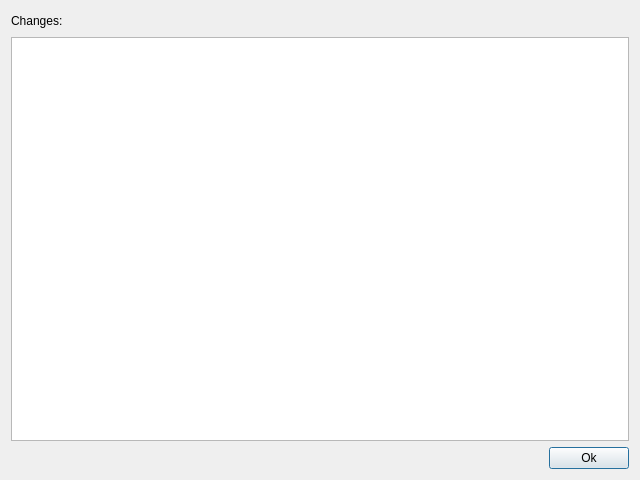
<?xml version="1.0" encoding="UTF-8"?>
<ui version="4.0">
 <class>BrowserWithChanges</class>
 <widget class="QDialog" name="BrowserWithChanges">
  <property name="geometry">
   <rect>
    <x>0</x>
    <y>0</y>
    <width>640</width>
    <height>480</height>
   </rect>
  </property>
  <property name="windowTitle">
   <string>Changes</string>
  </property>
  <layout class="QVBoxLayout" name="verticalLayout">
   <item>
    <layout class="QHBoxLayout" name="horizontalLayout">
     <item>
      <widget class="QLabel" name="labelChanges">
       <property name="text">
        <string>Changes:</string>
       </property>
      </widget>
     </item>
     <item>
      <spacer name="horizontalSpacer_2">
       <property name="orientation">
        <enum>Qt::Horizontal</enum>
       </property>
       <property name="sizeHint" stdset="0">
        <size>
         <width>40</width>
         <height>20</height>
        </size>
       </property>
      </spacer>
     </item>
    </layout>
   </item>
   <item>
    <widget class="QTextBrowser" name="textBrowser_Changes"/>
   </item>
   <item>
    <layout class="QHBoxLayout" name="horizontalLayout_2">
     <item>
      <spacer name="horizontalSpacer">
       <property name="orientation">
        <enum>Qt::Horizontal</enum>
       </property>
       <property name="sizeHint" stdset="0">
        <size>
         <width>40</width>
         <height>20</height>
        </size>
       </property>
      </spacer>
     </item>
     <item>
      <widget class="QPushButton" name="pushButton_Ok">
       <property name="text">
        <string>Ok</string>
       </property>
      </widget>
     </item>
    </layout>
   </item>
  </layout>
 </widget>
 <resources/>
 <connections/>
</ui>
